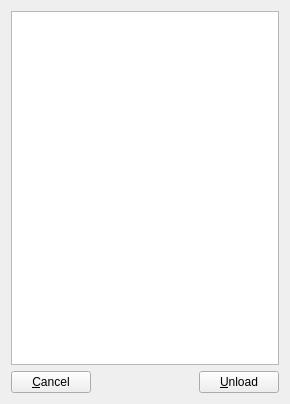
<ui version="4.0" >
 <class>unloadPlugins</class>
 <widget class="QWidget" name="unloadPlugins" >
  <property name="geometry" >
   <rect>
    <x>0</x>
    <y>0</y>
    <width>290</width>
    <height>404</height>
   </rect>
  </property>
  <property name="windowTitle" >
   <string>unload plugins</string>
  </property>
  <layout class="QGridLayout" >
   <item row="0" column="0" colspan="3" >
    <widget class="QListWidget" name="listWidget" >
     <property name="selectionMode" >
      <enum>QAbstractItemView::ExtendedSelection</enum>
     </property>
     <property name="sortingEnabled" >
      <bool>true</bool>
     </property>
    </widget>
   </item>
   <item row="1" column="0" >
    <widget class="QPushButton" name="cancelButton" >
     <property name="text" >
      <string>&amp;Cancel</string>
     </property>
    </widget>
   </item>
   <item row="1" column="1" >
    <spacer>
     <property name="orientation" >
      <enum>Qt::Horizontal</enum>
     </property>
     <property name="sizeHint" >
      <size>
       <width>40</width>
       <height>20</height>
      </size>
     </property>
    </spacer>
   </item>
   <item row="1" column="2" >
    <widget class="QPushButton" name="unloadButton" >
     <property name="text" >
      <string>&amp;Unload</string>
     </property>
    </widget>
   </item>
  </layout>
 </widget>
 <resources/>
 <connections/>
</ui>
